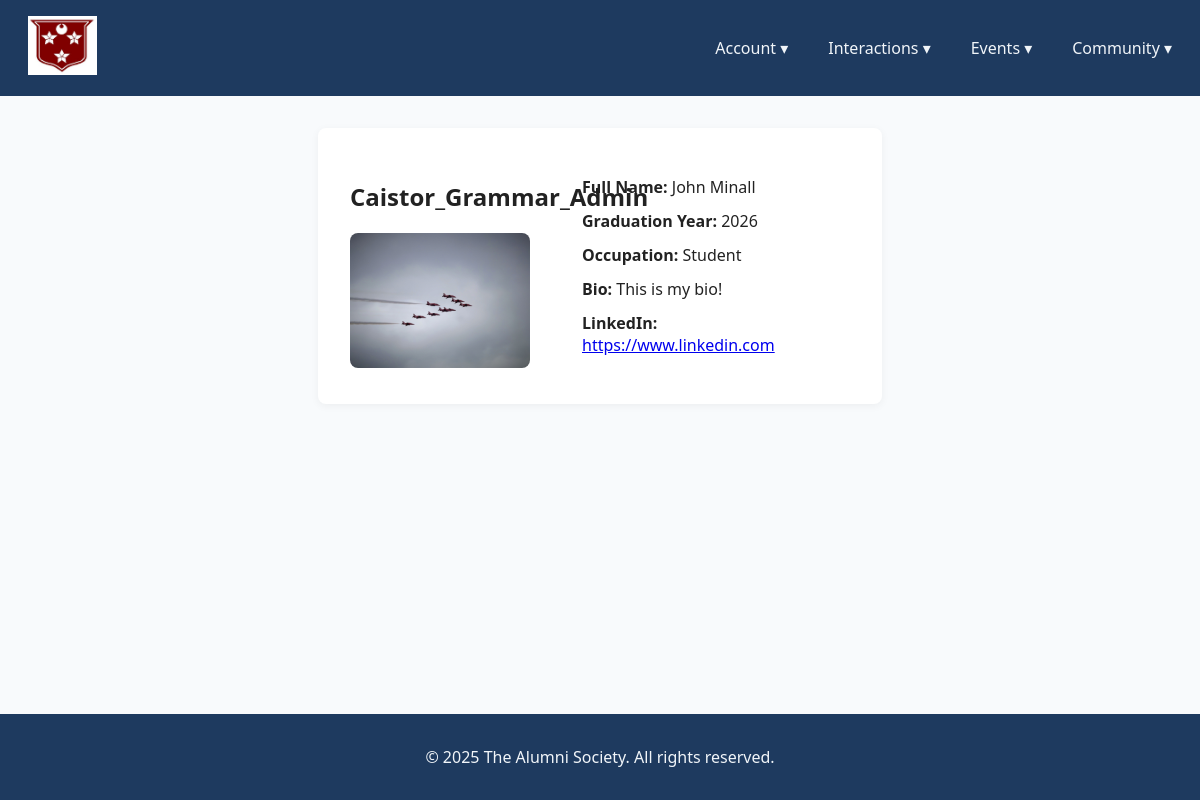
The page /accounts/profile/Caistor_Grammar_Admin/ (signed in) on the database its author committed.
### Accounts/models.py (models this page shows, shortened)
class User(AbstractUser):
    school = models.ForeignKey(School, on_delete=models.CASCADE, related_name="users", null=True, blank=True)
    graduation_year = models.PositiveIntegerField(null=True, blank=True)
    occupation = models.CharField(max_length=100, blank=True)
    bio = models.TextField(blank=True)
    linkedin_url = models.URLField(blank=True)
    profile_picture = models.ImageField(upload_to='profile_pics/', blank=True, null=True)
    is_staff_account = models.BooleanField(default=False)
    is_superuser_account = models.BooleanField(default=False)
    is_student_account = models.BooleanField(default=False)

### schools/models.py (models this page shows, shortened)
class School(models.Model):
    name = models.CharField(max_length=255, unique=True)
    logo = models.ImageField(upload_to="school_logos/", blank=True, null=True)
    description = models.TextField(blank=True)
    address = models.TextField(blank=True)
    banner_image = models.ImageField(upload_to="school_banners/", blank=True, null=True)

### Accounts/views.py (the view)
# urls.py: path("profile/<str:username>/", views.public_profile_view, name="public_profile"),
def public_profile_view(request, username):
    alumni = get_object_or_404(User, username=username)
    return render(request, "Accounts/profile_view.html", {"alumni": alumni})

### Accounts/templates/accounts/profile_view.html
{% extends "Main/base.html" %}
{% load static %}
{% block content %}
<div class="profile-container">
    <div class="profile-left">
        <h2>{{ alumni.username }}</h2>
        {% if alumni.profile_picture %}
            <img src="{{ alumni.profile_picture.url }}" alt="{{ alumni.username }} Profile Picture" class="profile-img">
        {% else %}
            <div class="profile-no-img">No picture uploaded</div>
        {% endif %}
    </div>
    <div class="profile-right">
        <ul>
            <li><strong>Full Name:</strong> {{ alumni.first_name }} {{ alumni.last_name }}</li>
            <li><strong>Graduation Year:</strong> {{ alumni.graduation_year }}</li>
            <li><strong>Occupation:</strong> {{ alumni.occupation }}</li>
            <li><strong>Bio:</strong> {{ alumni.bio }}</li>
            <li><strong>LinkedIn:</strong>
                {% if alumni.linkedin_url %}
                    <a href="{{ alumni.linkedin_url }}" target="_blank">{{ alumni.linkedin_url }}</a>
                {% else %}
                    <span class="text-muted">Not provided</span>
                {% endif %}
            </li>
        </ul>
    </div>
</div>
{% endblock %}

### Main/templates/Main/base.html (shortened to what this page needs)
<!DOCTYPE html>
<html lang="en">
<head>
    {% load static %}
    <link rel="stylesheet" href="{% static 'Main/style.css' %}">
</head>
<body>
<nav>
  <div class="nav-container">
    <div class="logo">
      <a href="{% url 'Main:homepage' %}" class="logo1">
        <p class="navtitle">
          {% if user.is_authenticated %}
            <img class="navbar-logo" src="{{ user.school.logo.url }}">
          {% else %}
            <img class="navbar-logo" src="{% static 'images/The Alumni Society Logo.png' %}" alt="Logo">
            {% endif %}
      </a>
    </div>
    <ul class="nav-links">
      {% if user.is_authenticated %}
      <li class="dropdown">
        <a href="#">Account ▾</a>
      </li>
      <li class="dropdown">
        <a href="#">Interactions ▾</a>
      </li>
      <li class="dropdown">
        <a href="#">Events ▾</a>
      </li>
      <li class="dropdown">
        <a href="#">Community ▾</a>
      </li>
      {% else %}
      <li><a href="{% url 'Accounts:login' %}">Login</a></li>
      <li><a href="{% url 'Accounts:create_account' %}">Create Account</a></li>
      {% endif %}
    </ul>
  </div>
</nav>
    <main>
        {% block content %}
        {% endblock %}
    </main>
    <footer>
        <p>&copy; {{ year|default:2025 }} The Alumni Society. All rights reserved.</p>
    </footer>
</body>
</html>

### Main/static/Main/style.css (style rules this page uses)
nav { background: #1e3a5f; padding: 0.5rem 1rem; }
footer { background: #1e3a5f; padding: 1rem 0; text-align: center; color: #f1f5f9; }
.nav-container { display: flex; justify-content: space-between; align-items: center; max-height: 80px; }
.nav-links { list-style: none; display: flex; gap: 1rem; margin: 0; padding: 0; }
.nav-links li { position: relative; }
.logo1 { text-decoration: none; color: inherit; }
.navtitle { color: #f1f5f9; text-decoration: none; padding: 0.5rem 0.75rem; display: block; }
.nav-links a { color: #f1f5f9; text-decoration: none; padding: 0.5rem 0.75rem; display: block; }
body { display: flex; flex-direction: column; min-height: 100vh; margin: 0; padding: 0; font-family: 'Segoe UI', Arial, sans-serif; background-color: #f8fafc; color: #222; }
main { flex: 1; }
.navbar-logo { min-height: 50px; max-width: 120px; max-height: 60px; height: auto; width: auto; object-fit: contain; }
.profile-container { max-width: 900px; margin: 2rem auto; padding: 2rem; }
.profile-left { flex: 0 0 200px; max-width: 200px; text-align: center; }
.profile-img { width: 100%; border-radius: 8px; display: block; }
.profile-right { flex: 1; }
.profile-right ul { list-style: none; padding: 0; }
.profile-right li { margin-bottom: 0.5rem; }
.profile-container { display: flex; gap: 2rem; background: #fff; padding: 2rem; border-radius: 8px; box-shadow: 0 2px 8px rgba(0,0,0,0.05); max-width: 500px; margin: 2rem auto; }
.profile-left { flex: 0 0 200px; text-align: center; }
.profile-img { max-width: 180px; border-radius: 8px; }
.profile-right li { margin-bottom: 0.75rem; }

### rows shown on the page
User: school.logo (picture)
User: username "Caistor_Grammar_Admin", profile_picture (picture), first_name "John", last_name "Minall", graduation_year "2026", occupation "Student", bio "This is my bio!", linkedin_url "https://www.linkedin.com"

### other values the page prints
{{ year|default:2025 }} "2025"
